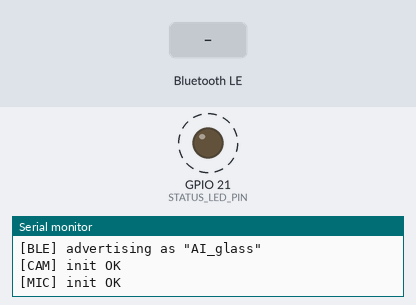
Simulated run of this sketch. Board: Seeed XIAO ESP32-S3. Shown: output pins drawn as LEDs (lit = HIGH), the last lines printed to the serial monitor. Dashed ring = blinking. The test bench sets the inputs (shaded band). I2S audio is not simulated (input reads silence); nothing arrives over Bluetooth unless stated; the camera gives no picture; a phone connects over Bluetooth LE 3 s after start.

Above: at 2.0 s.
2.1 s: Bluetooth LE write "1" received
5.1 s: Bluetooth LE write "1" received
At 6.1 s:
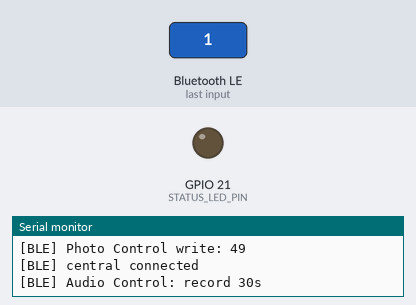
Timing chart, 0 to 8.1 s (numbered marks = the images above; inputs shaded):
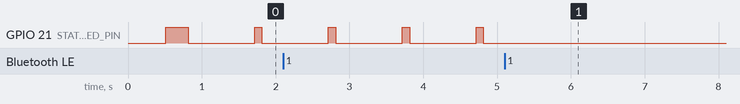

The sketch:

AIGlass.ino
```cpp
/*
 * AI_glass firmware — Phase 1 step 4 skeleton
 * Target board: Seeed XIAO ESP32-S3 Sense (esp32:esp32:XIAO_ESP32S3)
 *
 * Current step:
 *   Phase 2 (audio) + power: photos and on-demand audio as before. The camera
 *   is now powered up only around each capture (deinit between shots) to cut
 *   idle current — the mic/VAD path is independent and unaffected. Touch input
 *   (step 9) still stubbed.
 *
 * See ../docs/FIRMWARE_DESIGN.md for the full plan.
 */

#include <Arduino.h>
#include <BLEDevice.h>     // declarations only; not started yet
#include <esp_camera.h>    // declarations only; not started yet

#include "config.h"
#include "camera_pins.h"
#include "ble_protocol.h"
#include "camera_capture.h"
#include "audio_capture.h"
#include "touch_input.h"

void setup() {
  Serial.begin(SERIAL_BAUD);
  delay(500);

  Serial.println();
  Serial.println(F("=================================="));
  Serial.println(F("AI_glass firmware booting"));
  Serial.print(F("  device : "));  Serial.println(BLE_DEVICE_NAME);
  Serial.print(F("  fw     : "));  Serial.println(FIRMWARE_VERSION);
  Serial.print(F("  board  : "));  Serial.println(HARDWARE_NAME);
  Serial.println(F("=================================="));

  pinMode(STATUS_LED_PIN, OUTPUT);
  digitalWrite(STATUS_LED_PIN, STATUS_LED_OFF);

  bleSetup();
  // Verify the camera at boot, then power it off — it's only powered up around
  // each capture to save battery (the XIAO Sense has no PWDN pin).
  if (cameraPowerOn()) cameraPowerOff();
  audioSetup();
  // Phase 1 step 9: touchSetup();
}

void loop() {
  static unsigned long last_blink_ms   = 0;
  static unsigned long last_capture_ms = 0;
  static bool led_on = false;
  const unsigned long now = millis();

  // Heartbeat blink — non-blocking so capture / BLE work happen on time.
  const unsigned long blink_step = led_on ? 900 : 100;
  if (now - last_blink_ms >= blink_step) {
    last_blink_ms = now;
    led_on = !led_on;
    digitalWrite(STATUS_LED_PIN, led_on ? STATUS_LED_ON : STATUS_LED_OFF);
  }

  // Phase 1 step 8: capture only while connected, on the schedule set via
  // Photo Control. A `-1` single-shot fires immediately; interval 0 = paused.
  if (bleIsConnected()) {
    const unsigned long interval = bleCaptureIntervalMs();
    const bool once = bleConsumeCaptureOnce();
    const bool due  = once || (interval > 0 && now - last_capture_ms >= interval);
    if (due) {
      last_capture_ms = now;
      // Power the camera up only for the capture, then back off.
      if (cameraPowerOn()) {
        // Drop a few frames so exposure/gain settle after re-init.
        for (int i = 0; i < CAMERA_WARMUP_FRAMES; i++) {
          camera_fb_t* w = cameraCaptureFrame();
          if (w) cameraReleaseFrame(w);
        }
        camera_fb_t* fb = cameraCaptureFrame();
        if (fb) {
          Serial.print(F("[CAM] captured "));
          Serial.print(fb->len);
          Serial.println(F(" bytes"));
          bleStatusUpdate(STATUS_CAPTURING);
          blePhotoSend(fb->buf, fb->len);
          bleStatusUpdate(0);
          cameraReleaseFrame(fb);
        }
        cameraPowerOff();
      }
    }
    // Phase 2: on-demand audio clip requested via Audio Control.
    const uint8_t rec_s = bleConsumeAudioRequest();
    if (rec_s > 0) {
      size_t len = 0;
      uint8_t* pcm = audioRecord(rec_s, &len);
      if (pcm) {
        if (len > 0) bleAudioSend(pcm, len);
        free(pcm);
      }
    }
  } else {
    // Drop any stale requests queued before disconnect.
    bleConsumeCaptureOnce();
    bleConsumeAudioRequest();
  }

  // Phase 1 step 9+: touchLoop();
}
```

audio_capture.cpp
```cpp
// PDM microphone capture for AI_glass — Phase 2.
//
// Uses the legacy I2S driver (ESP32 Arduino core 2.0.x) in PDM RX mode to read
// the XIAO ESP32-S3 Sense onboard microphone. Produces raw 16 kHz / 16-bit mono
// PCM, which the iOS app wraps in a WAV header before sending to Whisper.

#include "audio_capture.h"

#include <driver/i2s.h>
#include "config.h"

static const i2s_port_t kPort = (i2s_port_t)AUDIO_I2S_PORT;
static bool g_ready = false;

bool audioSetup() {
  i2s_config_t cfg = {};
  cfg.mode = (i2s_mode_t)(I2S_MODE_MASTER | I2S_MODE_RX | I2S_MODE_PDM);
  cfg.sample_rate = AUDIO_SAMPLE_RATE;
  cfg.bits_per_sample = I2S_BITS_PER_SAMPLE_16BIT;
  cfg.channel_format = I2S_CHANNEL_FMT_ONLY_LEFT;     // mono
  cfg.communication_format = I2S_COMM_FORMAT_STAND_I2S;
  cfg.intr_alloc_flags = ESP_INTR_FLAG_LEVEL1;
  cfg.dma_buf_count = 8;
  cfg.dma_buf_len = 1024;
  cfg.use_apll = false;
  cfg.tx_desc_auto_clear = false;
  cfg.fixed_mclk = 0;

  if (i2s_driver_install(kPort, &cfg, 0, NULL) != ESP_OK) {
    Serial.println(F("[MIC] driver install failed"));
    return false;
  }

  i2s_pin_config_t pins = {};
  pins.bck_io_num   = I2S_PIN_NO_CHANGE;
  pins.ws_io_num    = AUDIO_PDM_CLK_PIN;   // PDM clock
  pins.data_out_num = I2S_PIN_NO_CHANGE;
  pins.data_in_num  = AUDIO_PDM_DATA_PIN;  // PDM data

  if (i2s_set_pin(kPort, &pins) != ESP_OK) {
    Serial.println(F("[MIC] set pin failed"));
    return false;
  }
  i2s_set_clk(kPort, AUDIO_SAMPLE_RATE, I2S_BITS_PER_SAMPLE_16BIT, I2S_CHANNEL_MONO);

  g_ready = true;
  Serial.println(F("[MIC] init OK"));
  return true;
}

uint8_t* audioRecord(uint8_t seconds, size_t* out_len) {
  *out_len = 0;
  if (!g_ready) return nullptr;
  if (seconds == 0) seconds = AUDIO_DEFAULT_SECONDS;
  if (seconds > AUDIO_MAX_SECONDS) seconds = AUDIO_MAX_SECONDS;

  const size_t total = (size_t)AUDIO_SAMPLE_RATE * (AUDIO_BITS_PER_SAMPLE / 8) * seconds;
  uint8_t* buf = (uint8_t*)ps_malloc(total);
  if (!buf) {
    Serial.println(F("[MIC] ps_malloc failed"));
    return nullptr;
  }

  // Discard the first DMA reads — the PDM mic outputs a click/settle on start.
  uint8_t warm[1024];
  size_t got = 0;
  for (int i = 0; i < 4; i++) i2s_read(kPort, warm, sizeof(warm), &got, pdMS_TO_TICKS(100));

  size_t filled = 0;
  while (filled < total) {
    size_t n = 0;
    esp_err_t err = i2s_read(kPort, buf + filled, total - filled, &n, portMAX_DELAY);
    if (err != ESP_OK) break;
    filled += n;
  }

  Serial.print(F("[MIC] recorded "));
  Serial.print(filled);
  Serial.print(F(" bytes ("));
  Serial.print(seconds);
  Serial.println(F("s)"));
  *out_len = filled;
  return buf;
}
```

audio_capture.h
```cpp
#pragma once

#include <Arduino.h>

// PDM microphone capture for the XIAO ESP32-S3 Sense (Phase 2).
// Records 16 kHz / 16-bit mono PCM into a PSRAM buffer for on-demand clips.

// Initialize the I2S PDM RX driver with the pins in config.h. Returns true on
// success; false logs to Serial.
bool audioSetup();

// Record `seconds` of PCM into a freshly allocated PSRAM buffer. On success
// returns the buffer and sets *out_len to its size in bytes; the caller MUST
// free() it. Returns nullptr on failure.
uint8_t* audioRecord(uint8_t seconds, size_t* out_len);
```

ble_protocol.cpp
```cpp
// BLE service / advertising implementation for AI_glass — Phase 1 step 5.
//
// Sets up the main service with four characteristics (Photo Data, Photo Control,
// Touch Event, Status) plus the standard Device Information service, then starts
// advertising under BLE_DEVICE_NAME.
//
// The notify-side helpers (touch / status) are wired through fully; the photo
// chunking path is left as a stub until Phase 1 step 7 brings in real JPEG data.

#include "ble_protocol.h"

#include <Arduino.h>
#include <BLEDevice.h>
#include <BLEServer.h>
#include <BLEUtils.h>
#include <BLE2902.h>

#include "config.h"

namespace {

bool g_connected = false;

// Capture scheduling state, written from the BLE callback task and read from
// the main loop. 32-bit aligned scalars are atomic on the ESP32; `volatile`
// keeps the loop from caching them.
volatile unsigned long g_capture_interval_ms = (unsigned long)DEFAULT_PHOTO_INTERVAL_S * 1000UL;
volatile bool          g_capture_once        = false;
volatile uint8_t       g_audio_request_s     = 0;   // seconds to record, 0 = none

BLEServer*         g_server        = nullptr;
BLECharacteristic* g_photo_data    = nullptr;
BLECharacteristic* g_photo_control = nullptr;
BLECharacteristic* g_touch_event   = nullptr;
BLECharacteristic* g_status        = nullptr;
BLECharacteristic* g_audio_data    = nullptr;
BLECharacteristic* g_audio_control = nullptr;

class ServerCallbacks : public BLEServerCallbacks {
  void onConnect(BLEServer*) override {
    g_connected = true;
    Serial.println(F("[BLE] central connected"));
  }
  void onDisconnect(BLEServer*) override {
    g_connected = false;
    Serial.println(F("[BLE] central disconnected, re-advertising"));
    BLEDevice::startAdvertising();
  }
};

class PhotoControlCallbacks : public BLECharacteristicCallbacks {
  void onWrite(BLECharacteristic* characteristic) override {
    std::string value = characteristic->getValue();
    if (value.empty()) return;
    int8_t cmd = static_cast<int8_t>(value[0]);
    Serial.print(F("[BLE] Photo Control write: "));
    Serial.println(cmd);

    // Phase 1 step 8 dispatch:
    //   -1            -> capture a single frame now
    //    0            -> stop auto-capture
    //    1..MAX_S     -> set auto-capture interval (seconds)
    if (cmd == -1) {
      g_capture_once = true;
    } else if (cmd == 0) {
      g_capture_interval_ms = 0;
    } else if (cmd >= MIN_PHOTO_INTERVAL_S && cmd <= MAX_PHOTO_INTERVAL_S) {
      g_capture_interval_ms = (unsigned long)cmd * 1000UL;
    }
  }
};

class AudioControlCallbacks : public BLECharacteristicCallbacks {
  void onWrite(BLECharacteristic* characteristic) override {
    std::string value = characteristic->getValue();
    if (value.empty()) return;
    uint8_t seconds = static_cast<uint8_t>(value[0]);
    if (seconds == 0) seconds = AUDIO_DEFAULT_SECONDS;
    if (seconds > AUDIO_MAX_SECONDS) seconds = AUDIO_MAX_SECONDS;
    g_audio_request_s = seconds;
    Serial.print(F("[BLE] Audio Control: record "));
    Serial.print(seconds);
    Serial.println(F("s"));
  }
};

void addDeviceInformationService(BLEServer* server) {
  BLEService* dis = server->createService(BLEUUID((uint16_t)0x180A));

  auto add = [&](uint16_t uuid, const char* value) {
    BLECharacteristic* c = dis->createCharacteristic(
      BLEUUID(uuid), BLECharacteristic::PROPERTY_READ);
    c->setValue(reinterpret_cast<uint8_t*>(const_cast<char*>(value)), strlen(value));
  };
  add(0x2A29, MANUFACTURER_NAME);   // Manufacturer Name String
  add(0x2A24, HARDWARE_NAME);       // Model Number String
  add(0x2A26, FIRMWARE_VERSION);    // Firmware Revision String

  dis->start();
}

}  // namespace

void bleSetup() {
  Serial.println(F("[BLE] init"));

  BLEDevice::init(BLE_DEVICE_NAME);

  // Request a large ATT MTU so a photo chunk fits in a single notify. iOS still
  // caps the negotiated value (often 185), which is why PHOTO_CHUNK_SIZE stays
  // under that floor — this just lets capable centrals go bigger.
  BLEDevice::setMTU(517);

  g_server = BLEDevice::createServer();
  g_server->setCallbacks(new ServerCallbacks());

  // Reserve enough attribute handles for all characteristics + their CCCDs.
  // The default (15) overflows once the audio characteristics are added, which
  // silently drops them — give plenty of headroom for future ones too.
  BLEService* service = g_server->createService(BLEUUID(BLE_SERVICE_UUID), 40);

  // Photo Data — READ + NOTIFY (chunked JPEG, implemented in step 7)
  g_photo_data = service->createCharacteristic(
      BLE_PHOTO_DATA_UUID,
      BLECharacteristic::PROPERTY_READ | BLECharacteristic::PROPERTY_NOTIFY);
  g_photo_data->addDescriptor(new BLE2902());

  // Photo Control — WRITE (capture command, dispatcher comes in step 8)
  g_photo_control = service->createCharacteristic(
      BLE_PHOTO_CONTROL_UUID,
      BLECharacteristic::PROPERTY_WRITE);
  g_photo_control->setCallbacks(new PhotoControlCallbacks());

  // Touch Event — NOTIFY only
  g_touch_event = service->createCharacteristic(
      BLE_TOUCH_EVENT_UUID,
      BLECharacteristic::PROPERTY_NOTIFY);
  g_touch_event->addDescriptor(new BLE2902());

  // Status — READ + NOTIFY (capture/error flags)
  g_status = service->createCharacteristic(
      BLE_STATUS_UUID,
      BLECharacteristic::PROPERTY_READ | BLECharacteristic::PROPERTY_NOTIFY);
  g_status->addDescriptor(new BLE2902());
  uint8_t initial_status = 0;
  g_status->setValue(&initial_status, 1);

  // Audio Data — READ + NOTIFY (chunked PCM, same wire format as photos)
  g_audio_data = service->createCharacteristic(
      BLE_AUDIO_DATA_UUID,
      BLECharacteristic::PROPERTY_READ | BLECharacteristic::PROPERTY_NOTIFY);
  g_audio_data->addDescriptor(new BLE2902());

  // Audio Control — WRITE (1 byte = seconds to record)
  g_audio_control = service->createCharacteristic(
      BLE_AUDIO_CONTROL_UUID,
      BLECharacteristic::PROPERTY_WRITE);
  g_audio_control->setCallbacks(new AudioControlCallbacks());

  service->start();

  addDeviceInformationService(g_server);

  BLEAdvertising* advertising = BLEDevice::getAdvertising();
  advertising->addServiceUUID(BLE_SERVICE_UUID);
  advertising->setScanResponse(true);
  advertising->setMinPreferred(0x06);
  advertising->setMinPreferred(0x12);
  BLEDevice::startAdvertising();

  Serial.println(F("[BLE] advertising as \"" BLE_DEVICE_NAME "\""));
}

bool bleIsConnected() {
  return g_connected;
}

unsigned long bleCaptureIntervalMs() {
  return g_capture_interval_ms;
}

bool bleConsumeCaptureOnce() {
  if (g_capture_once) {
    g_capture_once = false;
    return true;
  }
  return false;
}

// --- Notify helpers ---------------------------------------------------------

namespace {
// Stream a buffer over `ch` as counter-prefixed chunks, terminated by an empty
// PHOTO_EOF_MARKER packet. Shared by photo and audio paths.
//   [counter_LSB][counter_MSB][up to PHOTO_CHUNK_SIZE payload bytes]
uint16_t chunkSend(BLECharacteristic* ch, const uint8_t* data, size_t length) {
  uint8_t packet[PHOTO_HEADER_SIZE + PHOTO_CHUNK_SIZE];
  uint16_t counter = 0;
  for (size_t offset = 0; offset < length; offset += PHOTO_CHUNK_SIZE) {
    size_t chunk = length - offset;
    if (chunk > PHOTO_CHUNK_SIZE) chunk = PHOTO_CHUNK_SIZE;
    packet[0] = counter & 0xFF;
    packet[1] = (counter >> 8) & 0xFF;
    memcpy(packet + PHOTO_HEADER_SIZE, data + offset, chunk);
    ch->setValue(packet, PHOTO_HEADER_SIZE + chunk);
    ch->notify();
    counter++;
    delay(3);  // pace notifies so the controller TX buffer doesn't overflow
  }
  packet[0] = PHOTO_EOF_MARKER & 0xFF;
  packet[1] = (PHOTO_EOF_MARKER >> 8) & 0xFF;
  ch->setValue(packet, PHOTO_HEADER_SIZE);
  ch->notify();
  return counter;
}
}  // namespace

void blePhotoSend(const uint8_t* jpeg, size_t length) {
  if (!g_photo_data || !g_connected || !jpeg || length == 0) return;
  uint16_t chunks = chunkSend(g_photo_data, jpeg, length);
  Serial.print(F("[BLE] photo sent: "));
  Serial.print(length);
  Serial.print(F(" bytes in "));
  Serial.print(chunks);
  Serial.println(F(" chunks"));
}

void bleAudioSend(const uint8_t* pcm, size_t length) {
  if (!g_audio_data || !g_connected || !pcm || length == 0) return;
  uint16_t chunks = chunkSend(g_audio_data, pcm, length);
  Serial.print(F("[BLE] audio sent: "));
  Serial.print(length);
  Serial.print(F(" bytes in "));
  Serial.print(chunks);
  Serial.println(F(" chunks"));
}

uint8_t bleConsumeAudioRequest() {
  uint8_t s = g_audio_request_s;
  if (s) g_audio_request_s = 0;
  return s;
}

void bleTouchNotify(TouchEventType type, uint16_t duration_ms) {
  if (!g_touch_event || !g_connected) return;
  uint8_t payload[3];
  payload[0] = static_cast<uint8_t>(type);
  payload[1] = duration_ms & 0xFF;
  payload[2] = (duration_ms >> 8) & 0xFF;
  g_touch_event->setValue(payload, sizeof(payload));
  g_touch_event->notify();
}

void bleStatusUpdate(uint8_t flags) {
  if (!g_status) return;
  g_status->setValue(&flags, 1);
  if (g_connected) g_status->notify();
}
```

ble_protocol.h
```cpp
#pragma once

#include <Arduino.h>

// BLE service / characteristic setup and notification helpers.
// Implementation is added in Phase 1 step 5 onwards. This header declares the
// API surface so AIGlass.ino can compile against it from the start.

void bleSetup();
bool bleIsConnected();

// Photo data path — call from the camera path after a JPEG is captured.
// Chunks the buffer into PHOTO_CHUNK_SIZE BLE notify packets with a 2-byte
// counter prefix, terminated by a PHOTO_EOF_MARKER packet.
void blePhotoSend(const uint8_t* jpeg, size_t length);

// Audio data path (Phase 2). Streams PCM over Audio Data using the same
// counter-prefixed chunk format as photos. The app reassembles and wraps it
// in a WAV header. bleConsumeAudioRequest() returns the requested clip length
// in seconds once after an Audio Control write, else 0.
void bleAudioSend(const uint8_t* pcm, size_t length);
uint8_t bleConsumeAudioRequest();

// Touch events fire on TTP223 rising edge (configured in touch_input).
enum TouchEventType : uint8_t {
  TOUCH_EVENT_TAP        = 0x01,
  TOUCH_EVENT_LONG_PRESS = 0x02,
};
void bleTouchNotify(TouchEventType type, uint16_t duration_ms);

// Status flags pushed via BLE_STATUS_UUID notify.
enum StatusFlags : uint8_t {
  STATUS_CAPTURING   = 1 << 0,
  STATUS_LOW_BATTERY = 1 << 1,
  STATUS_ERROR       = 1 << 2,
};
void bleStatusUpdate(uint8_t flags);

// Capture scheduling driven by Photo Control writes (Phase 1 step 8).
// bleCaptureIntervalMs() returns the current auto-capture interval in ms, or 0
// when auto-capture is stopped. bleConsumeCaptureOnce() returns true exactly
// once after a single-shot (`-1`) command was received, then clears the flag.
unsigned long bleCaptureIntervalMs();
bool bleConsumeCaptureOnce();
```

camera_capture.h
```cpp
#pragma once

#include <Arduino.h>
#include "esp_camera.h"

// Power the OV2640 ON (esp_camera_init) with the pin map in camera_pins.h and
// the format constants in config.h. Returns true on success; false logs to
// Serial. On the XIAO Sense the PWDN pin isn't wired, so power saving between
// captures is done by deinit (cameraPowerOff), which stops the XCLK clock.
bool cameraPowerOn();

// Power the camera OFF (esp_camera_deinit) to cut idle current between shots.
void cameraPowerOff();

// Grab one JPEG. Returns nullptr on failure. The framebuffer is owned by the
// camera driver — callers MUST call cameraReleaseFrame() when done so PSRAM is
// reclaimed.
camera_fb_t* cameraCaptureFrame();

// Release a framebuffer obtained from cameraCaptureFrame().
void cameraReleaseFrame(camera_fb_t* fb);
```

Source omitted: camera_capture.cpp (1893 bytes), touch_input.h (340 bytes), camera_pins.h (732 bytes), config.h (3340 bytes)

Measured:
- after the input at 5.1 s, GPIO 21 (STATUS_LED_PIN): stops changing and stays LOW
- by itself, GPIO 21 (STATUS_LED_PIN): alternates HIGH for 0.10 s and LOW for 0.90 s
